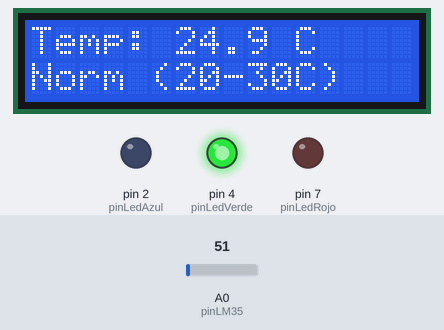
This sketch was run on a simulated Arduino Uno, built with avr-gcc and run on an emulated ATmega328P. On the bench: 16×2 character LCD, output pins drawn as LEDs (lit = HIGH). The test bench sets the inputs (shaded band); at power-on: A0 (pinLM35) = 51.

Above: at 1.6 s.
1.7 s: A0 (pinLM35) set to 57
At 2.5 s:
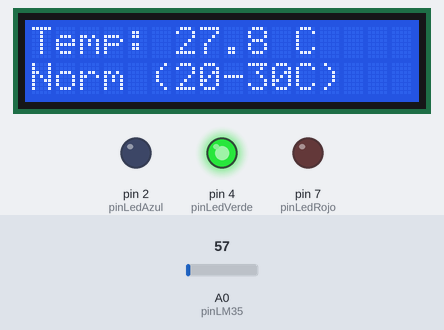
3.5 s: A0 (pinLM35) set to 66
At 4.7 s:
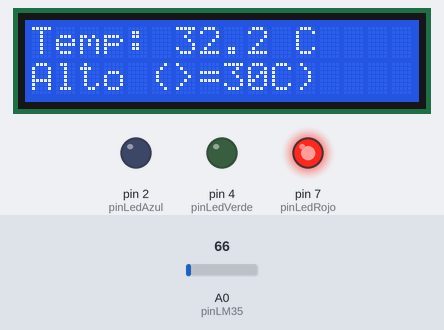
5.0 s: A0 (pinLM35) set to 30
At 5.9 s:
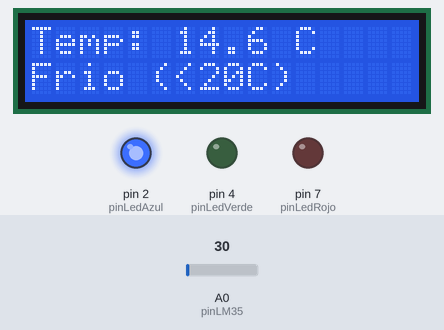
Timing chart, 0 to 8.0 s (numbered marks = the images above; inputs shaded):
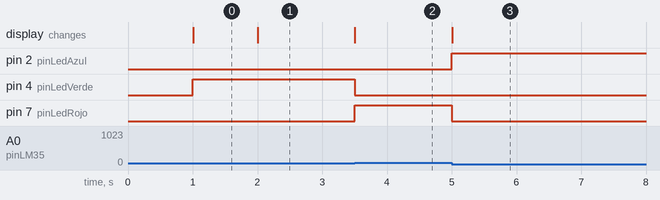

The sketch:

ape6_sistemas_digitales.ino
```cpp
#include <LiquidCrystal.h>

LiquidCrystal lcd(12, 11, 5, 6, 8, 9);

const int pinLM35 = A0;
const int pinLedAzul = 2;
const int pinLedVerde = 4;
const int pinLedRojo = 7;

const float tempFriaMax = 20.0;
const float tempCalienteMin = 30.0;

unsigned long tiempoAnterior = 0;
const long intervaloLectura = 500;

void setup() {
  Serial.begin(9600);

  lcd.begin(16, 2);
  lcd.setCursor(0, 0);
  lcd.print("Iniciando...");

  configurarPines();
}


void loop() {
  unsigned long tiempoActual = millis();

  if (tiempoActual < 1000) {
    return;
  }

  if (tiempoActual - tiempoAnterior >= intervaloLectura) {
    tiempoAnterior = tiempoActual;

    float temperatura = leerTemperatura();

    controlarIndicadores(temperatura);
    actualizarLCD(temperatura);
  }
}


void configurarPines() {
  pinMode(pinLedAzul, OUTPUT);
  pinMode(pinLedVerde, OUTPUT);
  pinMode(pinLedRojo, OUTPUT);
}

float leerTemperatura() {
  int lecturaAnalogica = analogRead(pinLM35);

  float voltaje = (lecturaAnalogica * 5.0) / 1024.0;
  float temperaturaCelsius = voltaje * 100.0;

  return temperaturaCelsius;
}

void controlarIndicadores(float temp) {

  digitalWrite(pinLedAzul, LOW);
  digitalWrite(pinLedVerde, LOW);
  digitalWrite(pinLedRojo, LOW);


  if (temp < tempFriaMax) {
    digitalWrite(pinLedAzul, HIGH);
  }
  else if (temp >= tempFriaMax && temp < tempCalienteMin) {
    digitalWrite(pinLedVerde, HIGH);
  }
  else {
    digitalWrite(pinLedRojo, HIGH);
  }
}

void actualizarLCD(float temp) {
  // Fila 0: Mostramos la temperatura actual
  lcd.setCursor(0, 0);
  lcd.print("Temp: ");
  lcd.print(temp, 1);
  lcd.print(" C    "); // Espacios para limpiar caracteres residuales

  // Fila 1: Mostramos Modo y Rango (Máximo 16 caracteres)
  lcd.setCursor(0, 1);

  if (temp < tempFriaMax) {
    // Imprime: "Frio (<20C)     "
    lcd.print("Frio (<");
    lcd.print(tempFriaMax, 0); // El '0' quita los decimales para ahorrar espacio
    lcd.print("C)     ");      // 5 espacios al final para borrar residuos
  }
  else if (temp >= tempFriaMax && temp < tempCalienteMin) {
    // Imprime: "Norm (20-30C)   "
    lcd.print("Norm (");
    lcd.print(tempFriaMax, 0);
    lcd.print("-");
    lcd.print(tempCalienteMin, 0);
    lcd.print("C)   ");        // 3 espacios al final
  }
  else {
    // Imprime: "Alto (>=30C)    "
    lcd.print("Alto (>=");
    lcd.print(tempCalienteMin, 0);
    lcd.print("C)    ");       // 4 espacios al final
  }
}
```

Measured:
- the behaviour switches between 61 and 62 on A0 (pinLM35) (found by bisection; images 1 and 2)
- after the input at 1.7 s, the display: changes after 0.31 s (image 1)
- after the input at 3.5 s, pin 4 (pinLedVerde): HIGH → LOW at once; pin 7 (pinLedRojo): LOW → HIGH at once; the display: changes at once (image 2)
- after the input at 5.0 s, pin 2 (pinLedAzul): LOW → HIGH at once; pin 7 (pinLedRojo): HIGH → LOW at once; the display: changes at once (image 3)
